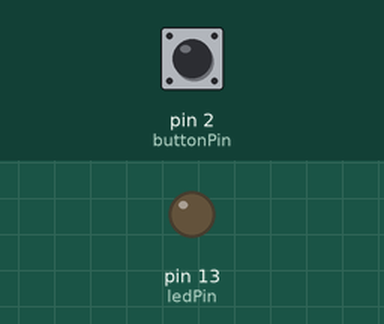
Recording of a sketch running on a simulated Arduino Uno, built with avr-gcc and run on an emulated ATmega328P. Shown: output pins drawn as LEDs (lit = HIGH). Inputs (shaded band) come from the test bench; at power-on: pin 2 (buttonPin) LOW.

Above: at 1.2 s.
1.3 s: pin 2 (buttonPin) pulled HIGH for 0.15 s
At 1.37 s:
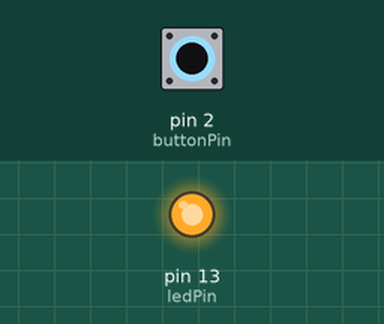
2.9 s: pin 2 (buttonPin) pulled HIGH for 3.2 s
At 6.6 s:
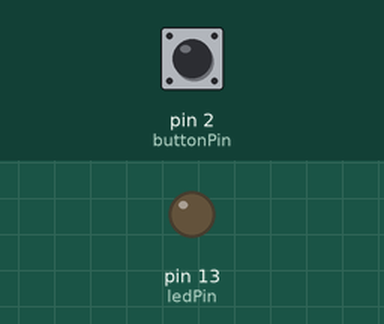
Timing chart, 0 to 8.1 s (numbered marks = the images above; inputs shaded):
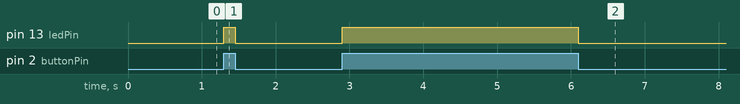

Measured:
- after the input at 1.3 s, pin 13 (ledPin): LOW → HIGH at once, → LOW 0.15 s later
- after the input at 2.9 s, pin 13 (ledPin): LOW → HIGH at once, → LOW 3.2 s later

The sketch:

sketch_nov06a.ino
```cpp
const int buttonPin = 2;
const int ledPin = 13;
int buttonState = 0;

void setup() {
  pinMode(ledPin, OUTPUT);
  pinMode(buttonPin, INPUT);
}

void loop() {
  buttonState = digitalRead(buttonPin);
  if (buttonState == HIGH) {
    digitalWrite(ledPin, HIGH);
  }
  else {
    digitalWrite(ledPin, LOW);
  }
}
```
